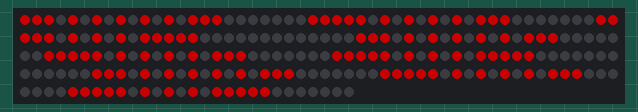
The sketch below on a simulated Arduino Uno, built for the host (arithmetic inside an expression is 32-bit, double 64-bit). Shown: 228 RGB LEDs in strip order, left to right, continuing on the next row. Dim RGB values are drawn brighter than linear.

Above: at 0.1 s.
At 0.6 s:
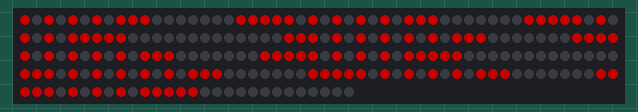
At 1.1 s:
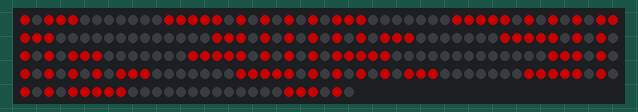

Measured:
- by itself, everything shown: repeats every 1.5 s, in 3 steps
- what the display in image 1 shows lasts 0.5 s, from 0.5 s to 1.0 s

The sketch:

568LED.ino
```cpp
#include <FastLED.h>

#define LED_PIN     7
#define NUM_LEDS   228

CRGB leds[NUM_LEDS];

void setup() {
  FastLED.addLeds<WS2812, LED_PIN, GRB>(leds, NUM_LEDS);
}

int logo [][6]
{
  { 1, 1, 1, 0, 1, 0 }, //5
  { 1, 0, 1, 0, 1, 0 },
  { 1, 0, 1, 1, 1, 0 },
  { 0, 0, 0, 0, 0, 0 },
  { 1, 1, 1, 1, 1, 0 }, //6
  { 1, 0, 1, 0, 1, 0 },
  { 1, 0, 1, 1, 1, 0 },
  { 0, 0, 0, 0, 0, 0 },
  { 1, 1, 1, 1, 1, 0 }, //8
  { 1, 0, 1, 0, 1, 0 },
  { 1, 1, 1, 1, 1, 0 },
  { 0, 0, 0, 0, 0, 0 },
  { 0, 0, 0, 0, 0, 0 }
};
int shift = 0;


void loop() {
    int offset = 0;
    int color[3] = {100, 0, 0};
    int roundStart = shift;

    while (offset < NUM_LEDS)
    {
      for (int i = 0 + roundStart; i < 13; i++)
      {
        roundStart = 0;
        for (int j = 0; j < 6; j++ )
        {
          if ( logo[i][j] == 1)
          {
            leds[offset] = CRGB(color[0], color[1], color[2]);
          }
          else
          {
            leds[offset] = CRGB(0, 0, 0);
          }
          offset = offset + 1;
        }

      }
    }
    FastLED.show();
    delay(500);
    shift += 1;
    if (shift >= 13)
    {
      shift = 0;
    }

  // delay(500);

  /*leds[0] = CRGB(255, 0, 0);
  FastLED.show();
  delay(500);
  leds[1] = CRGB(0, 255, 0);
  FastLED.show();
  delay(500);
  leds[2] = CRGB(0, 0, 255);
  FastLED.show();
  delay(500);
  leds[5] = CRGB(150, 0, 255);
  FastLED.show();
  delay(500);
  leds[9] = CRGB(255, 200, 20);
  FastLED.show();
  delay(500);
  leds[14] = CRGB(85, 60, 180);
  FastLED.show();
  delay(500);
  leds[19] = CRGB(50, 255, 20);
  FastLED.show();
  delay(500);*/
}
```
